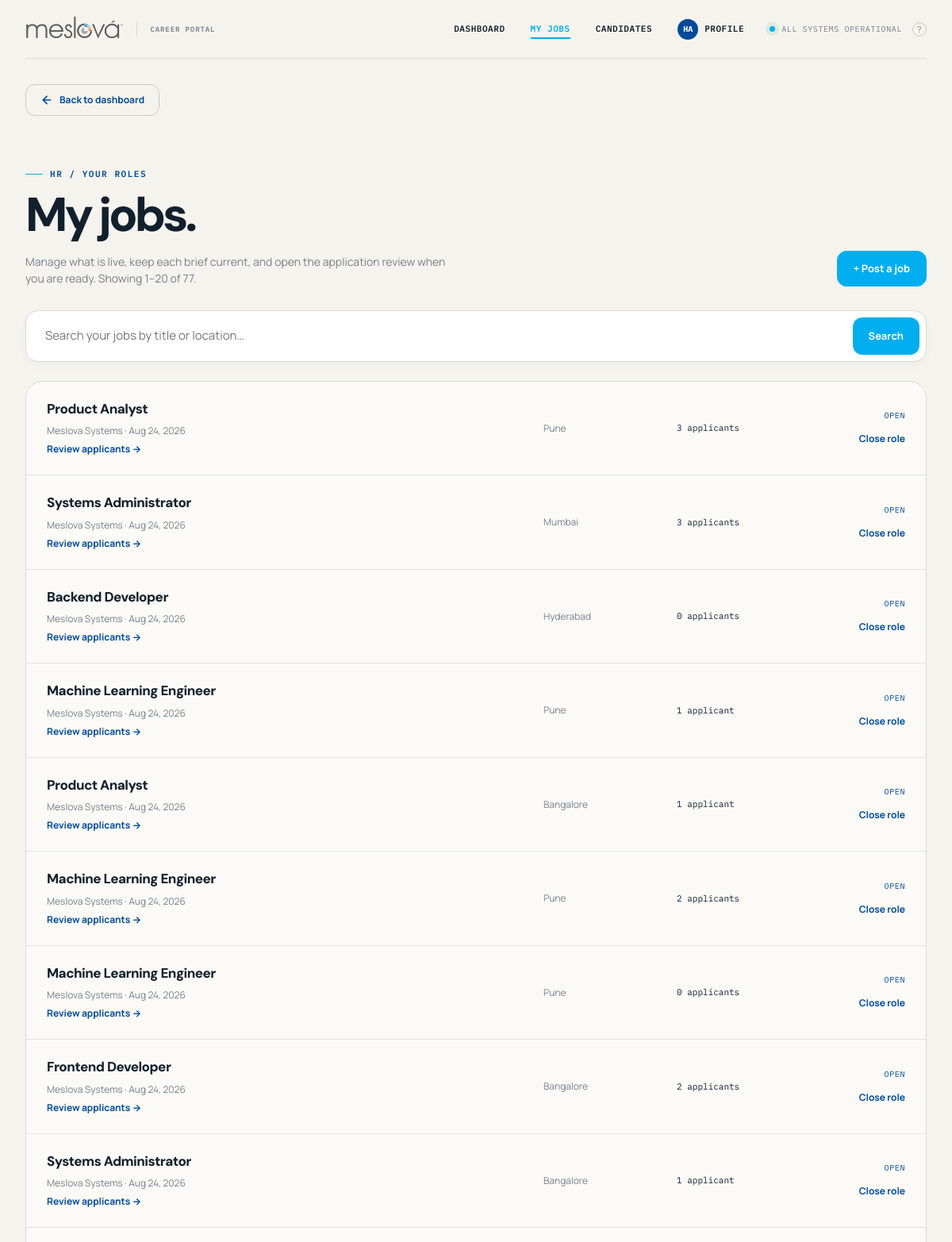
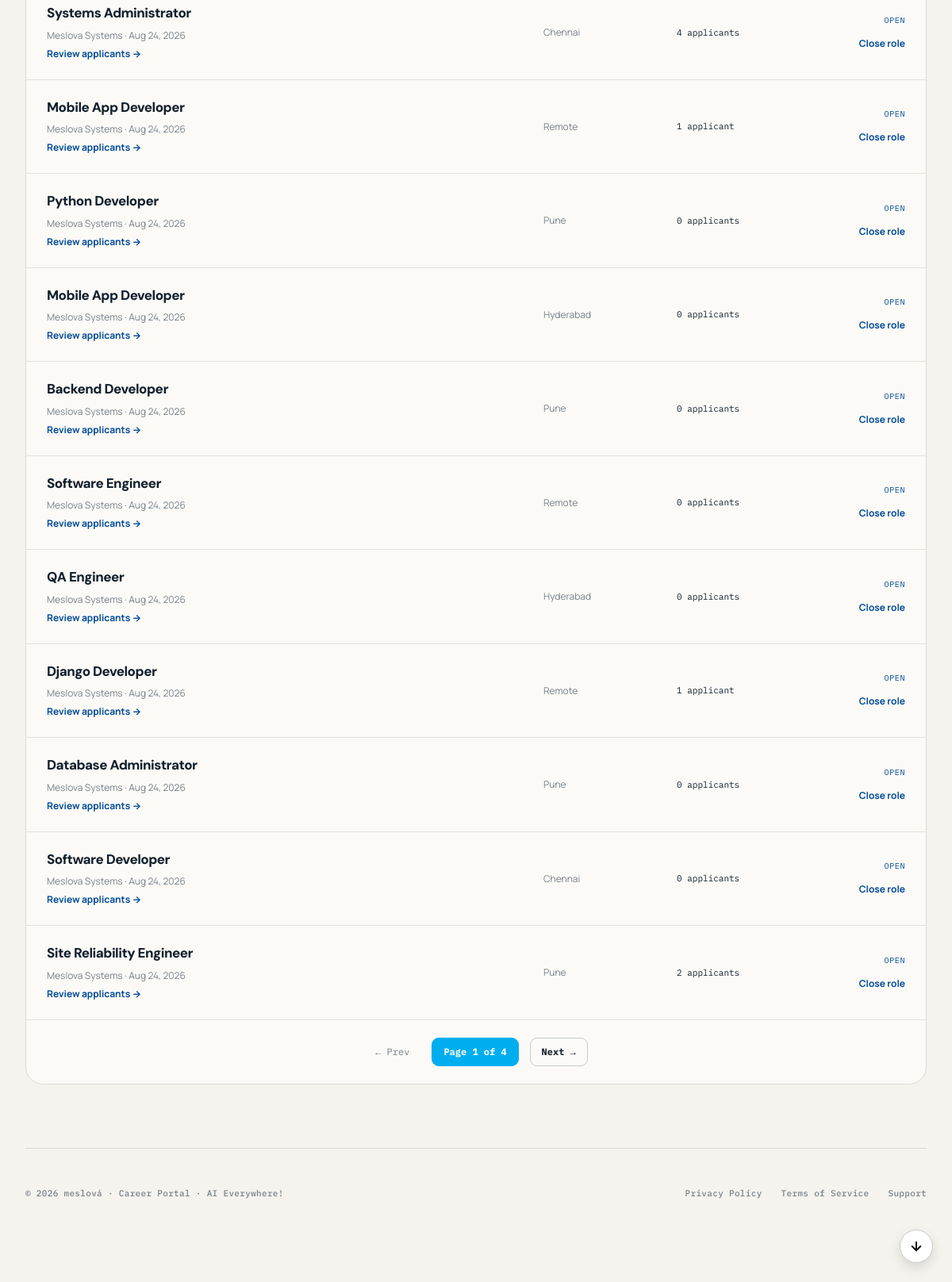
The app's page /hr/jobs/ (signed in) with its own data (2 pictures, top to bottom).
### screening/models.py (models this page shows, shortened)
class Job(models.Model):
    STATUS_CHOICES = (
        ('open', 'Open'),
        ('closed', 'Closed'),
    )
    title = models.CharField(max_length=255)
    company = models.CharField(max_length=255)
    description = models.TextField()
    requirements = models.TextField(help_text="Key skills and requirements for matcher pipeline")
    location = models.CharField(max_length=255, blank=True, null=True)
    salary_range = models.CharField(max_length=100, blank=True, null=True)
    posted_by = models.ForeignKey(User, on_delete=models.CASCADE, related_name='posted_jobs')
    status = models.CharField(max_length=20, choices=STATUS_CHOICES, default='open')
    created_at = models.DateTimeField(auto_now_add=True)
    is_demo = models.BooleanField(default=False)

### screening/views.py (the view)
# urls.py: path("hr/jobs/", views.my_jobs, name="my_jobs"),
def my_jobs(request):
    denial = _require_role(request, 'hr')
    if denial:
        return denial
    query = request.GET.get('q', '').strip()
    jobs = Job.objects.filter(posted_by=request.user).order_by('-created_at')
    if query:
        jobs = jobs.filter(Q(title__icontains=query) | Q(location__icontains=query))
    paginator = Paginator(jobs, 20)
    page_obj = paginator.get_page(request.GET.get('page'))
    return render(request, 'screening/my_jobs.html', {'jobs': page_obj, 'page_obj': page_obj, 'query': query})

### screening/models.py (called while the page is built)
    def get_completion_percentage(self):
        score = 40
        if self.role == 'hr':
            if self.company_name: score += 20
            if self.department: score += 20
            if self.profile_picture: score += 20
        else:
            if self.headline: score += 15
            if self.skills: score += 15
            if self.resume: score += 15
            if self.employment.exists(): score += 15
        return min(score, 100)

### screening/views.py (called while the page is built)
def _require_role(request, role):
    if not request.user.is_authenticated:
        return redirect('login')
    try:
        if request.user.profile.role != role:
            return redirect('candidate_dashboard' if role == 'hr' else 'hr_dashboard')
    except UserProfile.DoesNotExist:
        return redirect('landing')
    return None

### screening/templates/screening/my_jobs.html (shortened to what this page needs)
{% extends "screening/base.html" %}
{% block content %}
<a href="{% url 'hr_dashboard' %}" class="btn-back">
  <svg viewBox="0 0 24 24" fill="none" stroke="currentColor" stroke-width="2.5" stroke-linecap="round" stroke-linejoin="round"><line x1="19" y1="12" x2="5" y2="12"></line><polyline points="12 19 5 12 12 5"></polyline></svg>
  Back to dashboard
</a>
<section class="page-head">
  <div><span class="eyebrow">HR / Your roles</span><h1>My jobs.</h1><p>Manage what is live, keep each brief current, and open the application review when you are ready.{% if page_obj.paginator.count %} Showing {{ page_obj.start_index }}&ndash;{{ page_obj.end_index }} of {{ page_obj.paginator.count }}.{% endif %}</p></div>
  <a class="btn btn-primary" href="{% url 'post_job' %}">+ Post a job</a>
</section>
<form method="get" class="search">
  <input type="text" name="q" value="{{ query }}" placeholder="Search your jobs by title or location&hellip;">
  <button type="submit">Search</button>
</form>
<div class="job-list">
  {% if jobs %}
    {% for job in jobs %}
    <div class="job-row">
      <div><div class="job-title">{{ job.title }}</div><div class="job-company">{{ job.company }} &middot; {{ job.created_at|date:"M d, Y" }}</div><a class="toggle" href="{% url 'applicant_list' job.id %}">Review applicants &rarr;</a></div>
      <div class="job-location">{{ job.location|default:"Remote / flexible" }}</div>
      <div class="job-apps">{{ job.applications.count }} applicant{{ job.applications.count|pluralize }}</div>
      <div class="row-action"><div class="job-status {% if job.status == 'open' %}open{% else %}closed{% endif %}">{{ job.get_status_display }}</div><a class="toggle" href="{% url 'toggle_job_status' job.id %}">{% if job.status == 'open' %}Close role{% else %}Reopen role{% endif %}</a></div>
    </div>
    {% endfor %}
    {% if page_obj.paginator.num_pages > 1 %}
    <nav class="pagination" aria-label="Job list pages">
      {% if page_obj.has_previous %}<a href="?{% if query %}q={{ query }}&{% endif %}page={{ page_obj.previous_page_number }}">&larr; Prev</a>{% else %}<span class="disabled">&larr; Prev</span>{% endif %}
      <span class="current">Page {{ page_obj.number }} of {{ page_obj.paginator.num_pages }}</span>
      {% if page_obj.has_next %}<a href="?{% if query %}q={{ query }}&{% endif %}page={{ page_obj.next_page_number }}">Next &rarr;</a>{% else %}<span class="disabled">Next &rarr;</span>{% endif %}
    </nav>
    {% endif %}
  {% endif %}
</div>
{% endblock %}

### screening/templates/screening/base.html (shortened to what this page needs)
<!DOCTYPE html>
<html lang="en">
<head>
</head>
<body>
<div class="site-shell {% if request.resolver_match.url_name == 'login' or request.resolver_match.url_name == 'register' or 'password_reset' in request.resolver_match.url_name %}auth-shell{% endif %}">
<div class="wrap">
  {% if request.resolver_match.url_name != 'login' and request.resolver_match.url_name != 'register' and 'password_reset' not in request.resolver_match.url_name %}
  <header class="top">
    {% load static %}
    <a class="brand-lockup" href="{% url 'landing' %}" aria-label="meslová home" style="display: flex; align-items: center; gap: 12px; text-decoration: none;">
      <img src="{% static 'images/meslova-logo.png' %}" alt="meslová logo" style="height: 70px; width: auto; filter: invert(0.15) contrast(1.2);">
      <span style="font-family: var(--mono); font-size: 9px; font-weight: 600; color: var(--muted); letter-spacing: 0.1em; text-transform: uppercase;">Career Portal</span>
    </a>
    <div class="top-status">
      {% if not user.is_authenticated %}
        <a href="{% url 'login' %}" class="nav-link {% if request.resolver_match.url_name == 'login' %}active{% endif %}">LOGIN</a>
        <a href="{% url 'register' %}" class="nav-link {% if request.resolver_match.url_name == 'register' %}active{% endif %}">REGISTRATION</a>
      {% else %}
        {% if user.profile.role == 'hr' %}
          <a href="{% url 'hr_dashboard' %}" class="nav-link {% if request.resolver_match.url_name == 'hr_dashboard' %}active{% endif %}">DASHBOARD</a>
          <a href="{% url 'my_jobs' %}" class="nav-link {% if request.resolver_match.url_name == 'my_jobs' or request.resolver_match.url_name == 'applicant_list' or request.resolver_match.url_name == 'application_detail' %}active{% endif %}">MY JOBS</a>
          <a href="{% url 'talent_pool' %}" class="nav-link {% if request.resolver_match.url_name == 'talent_pool' or request.resolver_match.url_name == 'candidate_directory_profile' %}active{% endif %}">CANDIDATES</a>
        {% endif %}
        <div class="profile-menu-container" style="position: relative; display: inline-block; margin-right: 24px;">
          <button id="profileDropdownBtn" onclick="toggleProfileDropdown()" style="background: none; border: none; cursor: pointer; display: flex; align-items: center; gap: 8px; font: inherit; color: var(--ink); padding: 0;">
            {% if user.profile.profile_picture %}
              <img src="{{ user.profile.profile_picture.url }}" alt="Profile" style="width: 26px; height: 26px; border-radius: 50%; object-fit: cover; border: 1px solid var(--line-strong);">
            {% else %}
              <div style="width: 26px; height: 26px; border-radius: 50%; background: var(--brand-blue); color: white; display: grid; place-items: center; font-size: 10px; font-weight: 700;">{{ user.username|slice:":2"|upper }}</div>
            {% endif %}
            <span style="font-weight: 600; font-size: 11px; letter-spacing: 0.05em;">PROFILE</span>
          </button>
        </div>
      {% endif %}
      <span style="display:inline-flex; align-items:center; gap:8px; color:var(--muted); font-family:var(--mono); font-size:10px; letter-spacing:.06em; text-transform:uppercase;">
        <span style="width:7px; height:7px; border-radius:50%; background:var(--teal); box-shadow:0 0 0 5px rgba(24,169,153,.12);"></span>
        ALL SYSTEMS OPERATIONAL
        <a href="{% url 'support' %}" class="help" title="Help &amp; Support" aria-label="Help &amp; Support">?</a>
      </span>
    </div>
  </header>
  {% endif %}
  {% block content %}{% endblock %}
  {% if request.resolver_match.url_name != 'login' and request.resolver_match.url_name != 'register' and 'password_reset' not in request.resolver_match.url_name %}
  <footer style="display: flex; justify-content: space-between; align-items: center; padding: 48px 0; border-top: 1px solid var(--line); margin-top: 80px; color: var(--muted); font-size: 11px; font-weight: 500;">
    <span>&copy; 2026 meslová &middot; Career Portal &middot; AI Everywhere!</span>
    <div style="display: flex; gap: 24px;">
      <a href="{% url 'privacy_policy' %}" style="color: var(--muted); text-decoration: none;">Privacy Policy</a>
      <a href="{% url 'terms_of_service' %}" style="color: var(--muted); text-decoration: none;">Terms of Service</a>
      <a href="{% url 'support' %}" style="color: var(--muted); text-decoration: none;">Support</a>
    </div>
  </footer>
  {% endif %}
</div>
</div>
<button id="scrollBottomBtn" onclick="window.scrollTo({top: document.body.scrollHeight, behavior: 'smooth'})" aria-label="Scroll to bottom" title="Scroll to bottom" style="position: fixed; right: 24px; bottom: 24px; width: 42px; height: 42px; border-radius: 50%; background: #fff; border: 1px solid var(--line-strong); box-shadow: 0 6px 16px rgba(0,0,0,0.12); display: none; align-items: center; justify-content: center; cursor: pointer; z-index: 500; transition: opacity 0.15s ease;">
  <svg width="18" height="18" viewBox="0 0 24 24" fill="none" stroke="currentColor" stroke-width="2.5" stroke-linecap="round" stroke-linejoin="round"><line x1="12" y1="5" x2="12" y2="19"></line><polyline points="19 12 12 19 5 12"></polyline></svg>
</button>
</body>
</html>

### screening/templates/screening/base.html (style rules this page uses)
:root { --canvas: #f5f3ed; --canvas-raised: #fbfaf7; --ink: #12202d; --ink-soft: #263745; --muted: #77818a; --subtle: #9aa09f; --line: #dadbd4; --line-strong: #c7cbc6; --brand-blue: #004A99; --brand-cyan: #00AEEF; --brand-yellow: #FFD200; --brand-orange: #F7941E; --brand-red: #ED1C24; --brand-gray: #4A4A4A; --teal: var(--brand-cyan); --teal-deep: var(--brand-blue); --amber: var(--brand-orange); --panel: #13242e; --amber-soft: rgba(247, 148, 30, 0.12); --panel-raised: #1b323d; --red-flag: #bd614c; --mono: "IBM Plex Mono", "SFMono-Regular", Menlo, Consolas, monospace; --sans: "Manrope", -apple-system, BlinkMacSystemFont, "Segoe UI", sans-serif; --display: "DM Sans", var(--sans); --ease-out: cubic-bezier(.23,1,.32,1); }
* { box-sizing: border-box; }
html { scroll-behavior: smooth; }
body { margin: 0; background: var(--canvas); color: var(--ink); font-family: var(--sans); line-height: 1.5; }
a { color: inherit; }
button, input { font: inherit; }
button, a, input { -webkit-tap-highlight-color: transparent; }
.site-shell { min-height: 100vh; overflow: hidden; }
.wrap { max-width: 1240px; margin: 0 auto; padding: 0 32px 56px; }
header.top { display:flex; align-items:center; justify-content:space-between; min-height:74px; border-bottom:1px solid rgba(218,219,212,.9); }
.brand-lockup { display:inline-flex; align-items:center; gap:12px; text-decoration:none; }
.top-status { display:inline-flex; align-items:center; gap:8px; color:var(--muted); font-family:var(--mono); font-size:10px; letter-spacing:.06em; text-transform:uppercase; }
.top-status .help { width:18px; height:18px; display:grid; place-items:center; margin-left:5px; border:1px solid var(--line-strong); border-radius:50%; font-family:var(--sans); font-size:11px; color:inherit; text-decoration:none; cursor:pointer; transition: all 0.15s ease; }
.eyebrow { display:flex; align-items:center; gap:9px; color:var(--teal-deep); font-family:var(--mono); font-size:11px; font-weight:600; letter-spacing:.14em; line-height:1.3; text-transform:uppercase; }
.eyebrow::before { content:""; width:22px; height:1px; background:var(--teal); }
h1 { margin: 0; font-family:var(--display); font-size:clamp(1.6rem, 3vw, 2.2rem); font-weight:800; letter-spacing:-.065em; line-height:1.02; }
h2, h3, p { margin-top:0; }
footer { display:flex; justify-content:space-between; gap:20px; margin-top:70px; padding-top:18px; border-top:1px solid rgba(218,219,212,.9); color:var(--subtle); font-family:var(--mono); font-size:10px; letter-spacing:.03em; }
.btn-back { display: inline-flex; align-items: center; gap: 8px; padding: 10px 18px; border: 1px solid var(--line-strong); border-radius: 12px; color: var(--brand-blue); text-decoration: none; font-weight: 700; font-size: 12px; margin-top: 32px; margin-bottom: 8px; background: transparent; transition: all 0.2s var(--ease-out); }
.btn-back svg { width: 16px; height: 16px; transition: transform 0.2s var(--ease-out); }
.nav-link { text-decoration: none; margin-right: 24px; color: var(--ink); font-weight: 600; font-size: 11px; letter-spacing: 0.05em; display: flex; align-items: center; gap: 8px; transition: all 0.2s var(--ease-out); position: relative; padding: 4px 0; }
.nav-link::after { content: ""; position: absolute; bottom: 0; left: 0; width: 0; height: 2px; background: var(--brand-cyan); transition: width 0.2s var(--ease-out); }
.nav-link:hover::after, .nav-link.active::after { width: 100%; }
.nav-link.active { color: var(--brand-cyan); }

### records on screen
Job: title "Product Analyst", company "Meslova Systems", created_at "Aug 24, 2026", location "Pune", applications.count "3", status "OPEN", shows "Close role"
Job: title "Systems Administrator", company "Meslova Systems", created_at "Aug 24, 2026", location "Mumbai", applications.count "3", status "OPEN", shows "Close role"
Job: title "Backend Developer", company "Meslova Systems", created_at "Aug 24, 2026", location "Hyderabad", applications.count "0", status "OPEN", shows "Close role"
Job: title "Machine Learning Engineer", company "Meslova Systems", created_at "Aug 24, 2026", location "Pune", applications.count "1", status "OPEN", shows "Close role"
Job: title "Product Analyst", company "Meslova Systems", created_at "Aug 24, 2026", location "Bangalore", applications.count "1", status "OPEN", shows "Close role"
Job: title "Machine Learning Engineer", company "Meslova Systems", created_at "Aug 24, 2026", location "Pune", applications.count "2", status "OPEN", shows "Close role"
Job: title "Machine Learning Engineer", company "Meslova Systems", created_at "Aug 24, 2026", location "Pune", applications.count "0", status "OPEN", shows "Close role"
Job: title "Frontend Developer", company "Meslova Systems", created_at "Aug 24, 2026", location "Bangalore", applications.count "2", status "OPEN", shows "Close role"
Job: title "Systems Administrator", company "Meslova Systems", created_at "Aug 24, 2026", location "Bangalore", applications.count "1", status "OPEN", shows "Close role"
Job: title "Systems Administrator", company "Meslova Systems", created_at "Aug 24, 2026", location "Chennai", applications.count "4", status "OPEN", shows "Close role"
Job: title "Mobile App Developer", company "Meslova Systems", created_at "Aug 24, 2026", location "Remote", applications.count "1", status "OPEN", shows "Close role"
Job: title "Python Developer", company "Meslova Systems", created_at "Aug 24, 2026", location "Pune", applications.count "0", status "OPEN", shows "Close role"
Job: title "Mobile App Developer", company "Meslova Systems", created_at "Aug 24, 2026", location "Hyderabad", applications.count "0", status "OPEN", shows "Close role"
Job: title "Backend Developer", company "Meslova Systems", created_at "Aug 24, 2026", location "Pune", applications.count "0", status "OPEN", shows "Close role"
Job: title "Software Engineer", company "Meslova Systems", created_at "Aug 24, 2026", location "Remote", applications.count "0", status "OPEN", shows "Close role"
Job: title "QA Engineer", company "Meslova Systems", created_at "Aug 24, 2026", location "Hyderabad", applications.count "0", status "OPEN", shows "Close role"
Job: title "Django Developer", company "Meslova Systems", created_at "Aug 24, 2026", location "Remote", applications.count "1", status "OPEN", shows "Close role"
Job: title "Database Administrator", company "Meslova Systems", created_at "Aug 24, 2026", location "Pune", applications.count "0", status "OPEN", shows "Close role"
Job: title "Software Developer", company "Meslova Systems", created_at "Aug 24, 2026", location "Chennai", applications.count "0", status "OPEN", shows "Close role"
Job: title "Site Reliability Engineer", company "Meslova Systems", created_at "Aug 24, 2026", location "Pune", applications.count "2", status "OPEN", shows "Close role"

### other values on screen
{{ user.username|slice:":2"|upper }} "HA"
{{ page_obj.start_index }} "1"
{{ page_obj.end_index }} "20"
{{ page_obj.paginator.count }} "77"
{{ page_obj.number }} "1"
{{ page_obj.paginator.num_pages }} "4"
